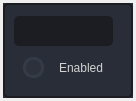
<?xml version="1.0" encoding="UTF-8"?>
<ui version="4.0">
 <class>widget_sw_tag</class>
 <widget class="QWidget" name="widget_sw_tag">
  <property name="geometry">
   <rect>
    <x>0</x>
    <y>0</y>
    <width>136</width>
    <height>101</height>
   </rect>
  </property>
  <property name="windowTitle">
   <string>Form</string>
  </property>
  <property name="styleSheet">
   <string notr="true"/>
  </property>
  <layout class="QVBoxLayout" name="verticalLayout">
   <property name="spacing">
    <number>3</number>
   </property>
   <property name="leftMargin">
    <number>3</number>
   </property>
   <property name="topMargin">
    <number>3</number>
   </property>
   <property name="rightMargin">
    <number>3</number>
   </property>
   <property name="bottomMargin">
    <number>3</number>
   </property>
   <item>
    <widget class="QFrame" name="frame_sw_tag">
     <property name="minimumSize">
      <size>
       <width>0</width>
       <height>0</height>
      </size>
     </property>
     <property name="maximumSize">
      <size>
       <width>16777215</width>
       <height>16777215</height>
      </size>
     </property>
     <property name="styleSheet">
      <string notr="true">background-color: rgb(41, 45, 56);
color: rgb(210, 210, 210);</string>
     </property>
     <property name="frameShape">
      <enum>QFrame::NoFrame</enum>
     </property>
     <property name="frameShadow">
      <enum>QFrame::Raised</enum>
     </property>
     <layout class="QVBoxLayout" name="verticalLayout_13" stretch="0">
      <property name="spacing">
       <number>0</number>
      </property>
      <property name="leftMargin">
       <number>0</number>
      </property>
      <property name="topMargin">
       <number>0</number>
      </property>
      <property name="rightMargin">
       <number>0</number>
      </property>
      <property name="bottomMargin">
       <number>0</number>
      </property>
      <item>
       <widget class="QFrame" name="frame_contents">
        <property name="minimumSize">
         <size>
          <width>130</width>
          <height>0</height>
         </size>
        </property>
        <property name="cursor">
         <cursorShape>ArrowCursor</cursorShape>
        </property>
        <property name="styleSheet">
         <string notr="true">QFrame {
	border-radius: 5px;
	border: 2px solid rgb(27, 29, 35);
}
QLineEdit {
	background-color: rgb(27, 29, 35);
	border-radius: 5px;
	border: 2px solid rgb(27, 29, 35);
	padding-left: 10px;
}
QLineEdit:hover {
	border: 2px solid rgb(64, 71, 88);
}
QLineEdit:focus {
	border: 2px solid rgb(91, 101, 124);
}
QLineEdit:disabled {
	background-color: rgb(36, 40, 48);
	border: 2px solid rgb(32, 32, 32);
}
QComboBox{
	background-color: rgb(27, 29, 35);
	border-radius: 5px;
	border: 2px solid rgb(27, 29, 35);
	padding: 5px;
	padding-left: 10px;
}
QComboBox:hover{
	border: 2px solid rgb(64, 71, 88);
}
QComboBox:focus {
	border: 2px solid rgb(91, 101, 124);
}
QComboBox QAbstractItemView {
	color: rgb(85, 170, 255);	
	background-color: rgb(27, 29, 35);
	padding: 10px;
	selection-background-color: rgb(39, 44, 54);
}
QComboBox:disabled {
	background-color: rgb(36, 40, 48);
	border: 2px solid rgb(32, 32, 32);
}

QRadioButton::indicator {
    border: 3px rgb(27, 29, 35);
	width: 15px;
	height: 15px;
	border-radius: 10px;
    background: rgb(44, 49, 60);
	margin: 9px;
}
QRadioButton::indicator:hover {
    border: 3px solid rgb(58, 66, 81);
}
QRadioButton::indicator:checked {
    background: 3px solid rgb(94, 106, 130);
	border: 3px solid rgb(52, 59, 72);	
}
QRadioButton::indicator:unchecked {
    background: 3px solid rgb(44, 49, 60);
	border: 3px solid rgb(52, 59, 72);
}</string>
        </property>
        <property name="frameShadow">
         <enum>QFrame::Raised</enum>
        </property>
        <layout class="QHBoxLayout" name="horizontalLayout_4">
         <property name="spacing">
          <number>9</number>
         </property>
         <property name="leftMargin">
          <number>9</number>
         </property>
         <property name="topMargin">
          <number>9</number>
         </property>
         <property name="rightMargin">
          <number>9</number>
         </property>
         <property name="bottomMargin">
          <number>9</number>
         </property>
         <item>
          <widget class="QFrame" name="frame_sw_tag_info">
           <property name="sizePolicy">
            <sizepolicy hsizetype="Preferred" vsizetype="Preferred">
             <horstretch>0</horstretch>
             <verstretch>0</verstretch>
            </sizepolicy>
           </property>
           <property name="minimumSize">
            <size>
             <width>0</width>
             <height>0</height>
            </size>
           </property>
           <property name="styleSheet">
            <string notr="true">border:transparent</string>
           </property>
           <property name="frameShape">
            <enum>QFrame::StyledPanel</enum>
           </property>
           <property name="frameShadow">
            <enum>QFrame::Raised</enum>
           </property>
           <layout class="QVBoxLayout" name="verticalLayout_6">
            <property name="spacing">
             <number>0</number>
            </property>
            <property name="leftMargin">
             <number>0</number>
            </property>
            <property name="topMargin">
             <number>0</number>
            </property>
            <property name="rightMargin">
             <number>0</number>
            </property>
            <property name="bottomMargin">
             <number>0</number>
            </property>
            <item>
             <widget class="QFrame" name="frame">
              <property name="frameShape">
               <enum>QFrame::StyledPanel</enum>
              </property>
              <property name="frameShadow">
               <enum>QFrame::Raised</enum>
              </property>
              <layout class="QHBoxLayout" name="horizontalLayout">
               <property name="spacing">
                <number>3</number>
               </property>
               <property name="leftMargin">
                <number>0</number>
               </property>
               <property name="topMargin">
                <number>0</number>
               </property>
               <property name="rightMargin">
                <number>0</number>
               </property>
               <property name="bottomMargin">
                <number>0</number>
               </property>
               <item>
                <widget class="QLineEdit" name="tag_label">
                 <property name="minimumSize">
                  <size>
                   <width>0</width>
                   <height>30</height>
                  </size>
                 </property>
                </widget>
               </item>
              </layout>
             </widget>
            </item>
            <item>
             <widget class="QRadioButton" name="enable_tag_button">
              <property name="sizePolicy">
               <sizepolicy hsizetype="Minimum" vsizetype="Fixed">
                <horstretch>0</horstretch>
                <verstretch>0</verstretch>
               </sizepolicy>
              </property>
              <property name="text">
               <string>Enabled</string>
              </property>
             </widget>
            </item>
           </layout>
          </widget>
         </item>
         <item>
          <widget class="QFrame" name="frame_tag_button">
           <property name="minimumSize">
            <size>
             <width>0</width>
             <height>0</height>
            </size>
           </property>
           <property name="styleSheet">
            <string notr="true">border: transparent</string>
           </property>
           <property name="frameShape">
            <enum>QFrame::StyledPanel</enum>
           </property>
           <property name="frameShadow">
            <enum>QFrame::Raised</enum>
           </property>
           <layout class="QVBoxLayout" name="verticalLayout_7">
            <property name="spacing">
             <number>0</number>
            </property>
            <property name="leftMargin">
             <number>0</number>
            </property>
            <property name="topMargin">
             <number>0</number>
            </property>
            <property name="rightMargin">
             <number>0</number>
            </property>
            <property name="bottomMargin">
             <number>0</number>
            </property>
           </layout>
          </widget>
         </item>
        </layout>
       </widget>
      </item>
     </layout>
    </widget>
   </item>
  </layout>
 </widget>
 <resources>
  <include location="../../../st_dtdl_gui/UI/resources.qrc"/>
 </resources>
 <connections/>
</ui>
